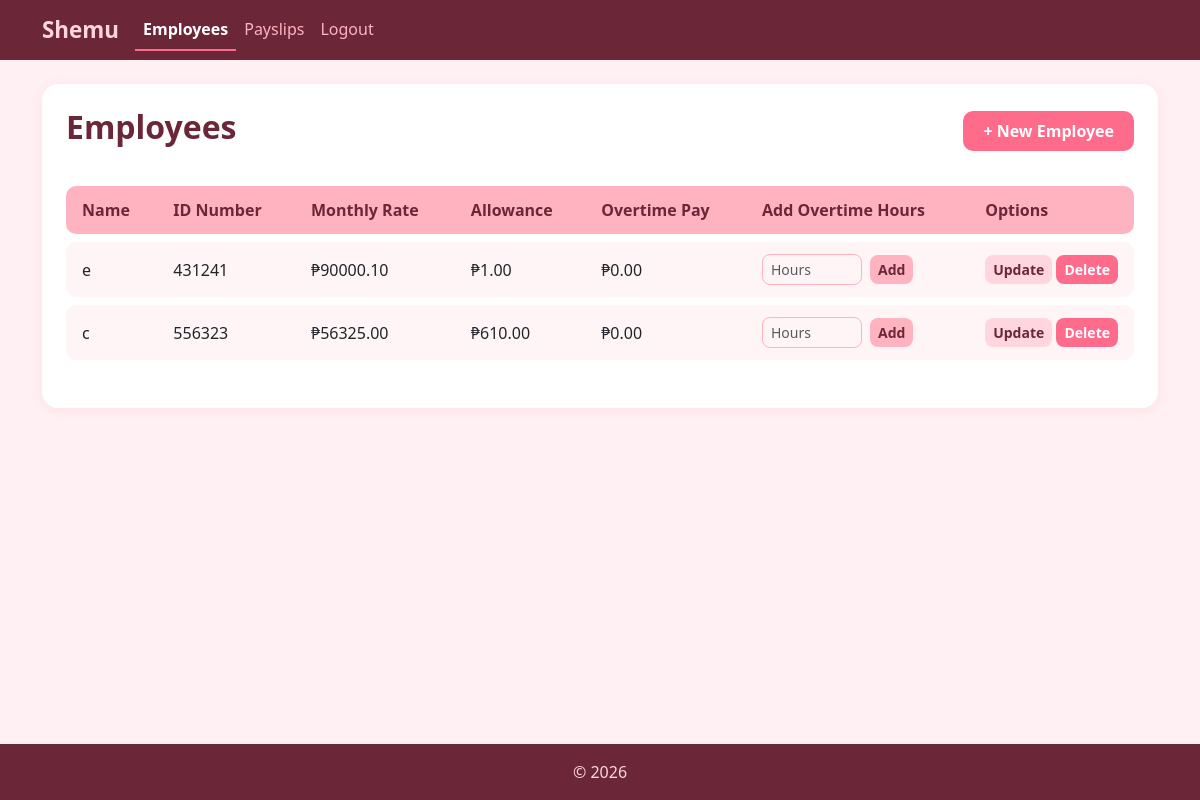
The app's page /home/ (signed in) with its own data.
### payroll_app/models.py (models this page shows, shortened)
class Employee(models.Model):
    user = models.OneToOneField(User, on_delete=models.SET_NULL, null=True, blank=True)
    name = models.CharField(max_length=100)
    id_number = models.CharField(max_length=50, unique=True)
    rate = models.FloatField()
    overtime_pay = models.FloatField(null=True, blank=True)
    allowance = models.FloatField(null=True, blank=True)
    def getName(self):
        return self.name
    def getID(self):
        return self.id_number
    def getRate(self):
        return self.rate

### payroll_app/views.py (the view)
# urls.py: path('home/', views.home, name='home'),
@login_required(login_url='login')
def home(request):
    if not request.user.is_staff:
        return redirect('payslips')
    employees = Employee.objects.all()
    return render(request, 'payroll_app/home.html', {'employees': employees})

### payroll_app/templates/payroll_app/home.html (shortened to what this page needs)
{% extends 'payroll_app/base.html' %}
{% block content %}
<div class="card-table">
    <div class="d-flex justify-content-between align-items-center mb-4">
        <h2>Employees</h2>
        <a href="{% url 'create_employee' %}" class="btn btn-new">+ New Employee</a>
    </div>
    <table class="table">
        <thead>
            <tr>
                <th>Name</th>
                <th>ID Number</th>
                <th>Monthly Rate</th>
                <th>Allowance</th>
                <th>Overtime Pay</th>
                <th>Add Overtime Hours</th>
                <th>Options</th>
            </tr>
        </thead>
        <tbody>
            {% for employee in employees %}
            <tr>
                <td>{{ employee.getName }}</td>
                <td>{{ employee.getID }}</td>
                <td>₱{{ employee.getRate|floatformat:2 }}</td>
                <td>₱{{ employee.allowance|default:"0"|floatformat:2 }}</td>
                <td>₱{{ employee.overtime_pay|default:"0"|floatformat:2 }}</td>
                <td>
                    <form method="POST" action="{% url 'add_overtime' employee.pk %}" class="d-flex align-items-center gap-2">
                        <input type="number" name="overtime_hours" class="form-control form-control-sm ot-input" style="width: 100px;" placeholder="Hours" min="0.01" step="0.01">
                        <button type="submit" class="btn btn-add-ot btn-sm text-nowrap">Add</button>
                    </form>
                </td>
                <td class="text-nowrap" style="width: 1%;">
                    <a href="{% url 'update_employee' employee.pk %}" class="btn btn-update btn-sm">Update</a>
                    <a href="{% url 'delete_employee' employee.pk %}" class="btn btn-del btn-sm" onclick="return confirm('Are you sure you want to delete {{ employee.name }}?')">Delete</a>
                </td>
            </tr>
            {% empty %}
            <tr>
                <td colspan="7" class="text-center text-muted">No employees found.</td>
            </tr>
            {% endfor %}
        </tbody>
    </table>
</div>
{% endblock %}

### payroll_app/templates/payroll_app/base.html (style rules this page uses)
body { background-color: #fff0f3; }

### payroll_app/templates/payroll_app/home.html (style rules this page uses)
body { background-color: #fff0f3; }
.card-table { background: white; border-radius: 16px; padding: 24px; box-shadow: 0 2px 12px rgba(255, 150, 170, 0.15); }
.table { border-collapse: separate; border-spacing: 0 8px; }
.table thead th { background-color: #ffb3c1; color: #6b2737; border: none; font-weight: 600; padding: 12px 16px; }
.table thead th:first-child { border-radius: 10px 0 0 10px; }
.table thead th:last-child { border-radius: 0 10px 10px 0; }
.table tbody tr td { background-color: #fff5f7; border: none; padding: 12px 16px; vertical-align: middle; }
.table tbody tr td:first-child { border-radius: 10px 0 0 10px; }
.table tbody tr td:last-child { border-radius: 0 10px 10px 0; }
.btn-new { background-color: #ff6b8a; color: white; border: none; border-radius: 10px; padding: 8px 20px; font-weight: 600; }
.btn-add-ot { background-color: #ffb3c1; color: #6b2737; border: none; border-radius: 8px; font-weight: 600; }
.btn-update { background-color: #ffd6e0; color: #6b2737; border: none; border-radius: 8px; font-weight: 600; }
.btn-del { background-color: #ff6b8a; color: white; border: none; border-radius: 8px; font-weight: 600; }
.ot-input { border: 1.5px solid #ffb3c1; border-radius: 8px; background-color: #fff5f7; }
h2 { color: #6b2737; font-weight: 700; }

### records on screen
Employee: getName "e", getID "431241", getRate "90000.10", allowance "1.00", overtime_pay "0.00"
Employee: getName "c", getID "556323", getRate "56325.00", allowance "610.00", overtime_pay "0.00"
